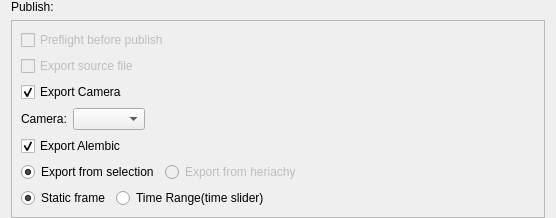
<?xml version="1.0" encoding="UTF-8"?>
<ui version="4.0">
 <class>pub_widget</class>
 <widget class="QWidget" name="pub_widget">
  <property name="geometry">
   <rect>
    <x>0</x>
    <y>0</y>
    <width>556</width>
    <height>204</height>
   </rect>
  </property>
  <property name="windowTitle">
   <string>Form</string>
  </property>
  <layout class="QGridLayout" name="gridLayout">
   <property name="topMargin">
    <number>0</number>
   </property>
   <property name="bottomMargin">
    <number>0</number>
   </property>
   <item row="0" column="0">
    <widget class="QLabel" name="label">
     <property name="text">
      <string>Publish:</string>
     </property>
    </widget>
   </item>
   <item row="2" column="0">
    <spacer name="verticalSpacer">
     <property name="orientation">
      <enum>Qt::Vertical</enum>
     </property>
     <property name="sizeHint" stdset="0">
      <size>
       <width>20</width>
       <height>0</height>
      </size>
     </property>
    </spacer>
   </item>
   <item row="1" column="0">
    <widget class="QStackedWidget" name="stackedWidget">
     <property name="frameShape">
      <enum>QFrame::StyledPanel</enum>
     </property>
     <property name="frameShadow">
      <enum>QFrame::Plain</enum>
     </property>
     <widget class="QWidget" name="Page1">
      <layout class="QVBoxLayout" name="verticalLayout">
       <item>
        <widget class="QCheckBox" name="checkBox_preflight">
         <property name="enabled">
          <bool>false</bool>
         </property>
         <property name="text">
          <string>Preflight before publish</string>
         </property>
         <property name="checked">
          <bool>false</bool>
         </property>
        </widget>
       </item>
       <item>
        <widget class="QCheckBox" name="checkBox_source_file">
         <property name="enabled">
          <bool>false</bool>
         </property>
         <property name="text">
          <string>Export source file</string>
         </property>
         <property name="checked">
          <bool>false</bool>
         </property>
        </widget>
       </item>
       <item>
        <widget class="QCheckBox" name="checkBox_export_camera">
         <property name="text">
          <string>Export Camera</string>
         </property>
         <property name="checked">
          <bool>true</bool>
         </property>
        </widget>
       </item>
       <item>
        <widget class="QWidget" name="widget_camera" native="true">
         <layout class="QHBoxLayout" name="horizontalLayout">
          <property name="margin">
           <number>0</number>
          </property>
          <item>
           <widget class="QLabel" name="label_2">
            <property name="sizePolicy">
             <sizepolicy hsizetype="Maximum" vsizetype="Preferred">
              <horstretch>0</horstretch>
              <verstretch>0</verstretch>
             </sizepolicy>
            </property>
            <property name="text">
             <string>Camera:</string>
            </property>
           </widget>
          </item>
          <item>
           <widget class="QComboBox" name="comboBox_camera"/>
          </item>
          <item>
           <spacer name="horizontalSpacer">
            <property name="orientation">
             <enum>Qt::Horizontal</enum>
            </property>
            <property name="sizeHint" stdset="0">
             <size>
              <width>40</width>
              <height>20</height>
             </size>
            </property>
           </spacer>
          </item>
         </layout>
        </widget>
       </item>
       <item>
        <widget class="QCheckBox" name="checkBox_export_abc">
         <property name="text">
          <string>Export Alembic</string>
         </property>
         <property name="checked">
          <bool>true</bool>
         </property>
        </widget>
       </item>
       <item>
        <widget class="QWidget" name="widget_cache" native="true">
         <layout class="QHBoxLayout" name="horizontalLayout_2">
          <property name="margin">
           <number>0</number>
          </property>
          <item>
           <widget class="QRadioButton" name="radioButton_abc_from_selection">
            <property name="text">
             <string>Export from selection</string>
            </property>
            <property name="checked">
             <bool>true</bool>
            </property>
           </widget>
          </item>
          <item>
           <widget class="QRadioButton" name="radioButton_abc_from_heriarchy">
            <property name="enabled">
             <bool>false</bool>
            </property>
            <property name="text">
             <string>Export from heriachy</string>
            </property>
           </widget>
          </item>
          <item>
           <spacer name="horizontalSpacer_2">
            <property name="orientation">
             <enum>Qt::Horizontal</enum>
            </property>
            <property name="sizeHint" stdset="0">
             <size>
              <width>40</width>
              <height>20</height>
             </size>
            </property>
           </spacer>
          </item>
         </layout>
        </widget>
       </item>
       <item>
        <widget class="QWidget" name="widget_time_range" native="true">
         <layout class="QHBoxLayout" name="horizontalLayout_3">
          <property name="margin">
           <number>0</number>
          </property>
          <item>
           <widget class="QRadioButton" name="radioButton_one_frame">
            <property name="text">
             <string>Static frame</string>
            </property>
            <property name="checked">
             <bool>true</bool>
            </property>
           </widget>
          </item>
          <item>
           <widget class="QRadioButton" name="radioButton_time_slider">
            <property name="enabled">
             <bool>true</bool>
            </property>
            <property name="text">
             <string>Time Range(time slider)</string>
            </property>
           </widget>
          </item>
          <item>
           <spacer name="horizontalSpacer_3">
            <property name="orientation">
             <enum>Qt::Horizontal</enum>
            </property>
            <property name="sizeHint" stdset="0">
             <size>
              <width>40</width>
              <height>20</height>
             </size>
            </property>
           </spacer>
          </item>
         </layout>
        </widget>
       </item>
      </layout>
     </widget>
    </widget>
   </item>
  </layout>
 </widget>
 <resources/>
 <connections/>
</ui>
